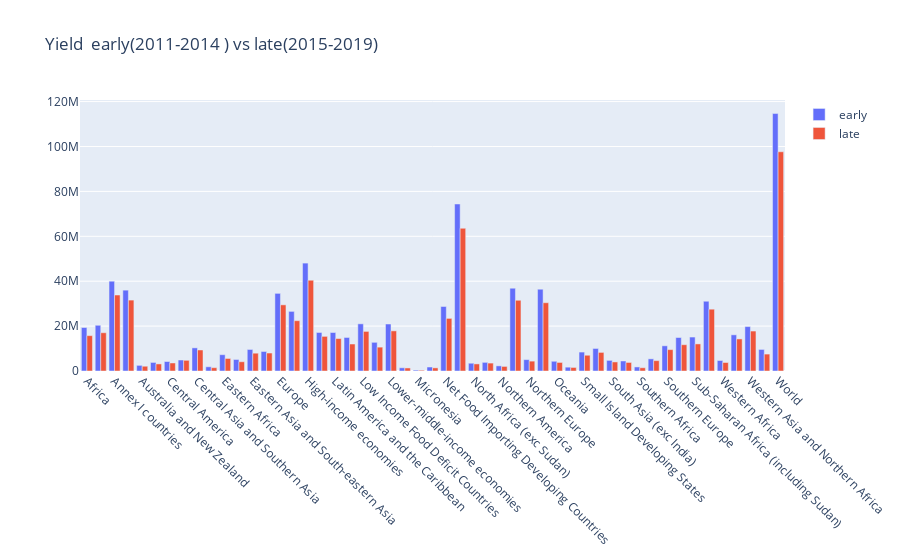
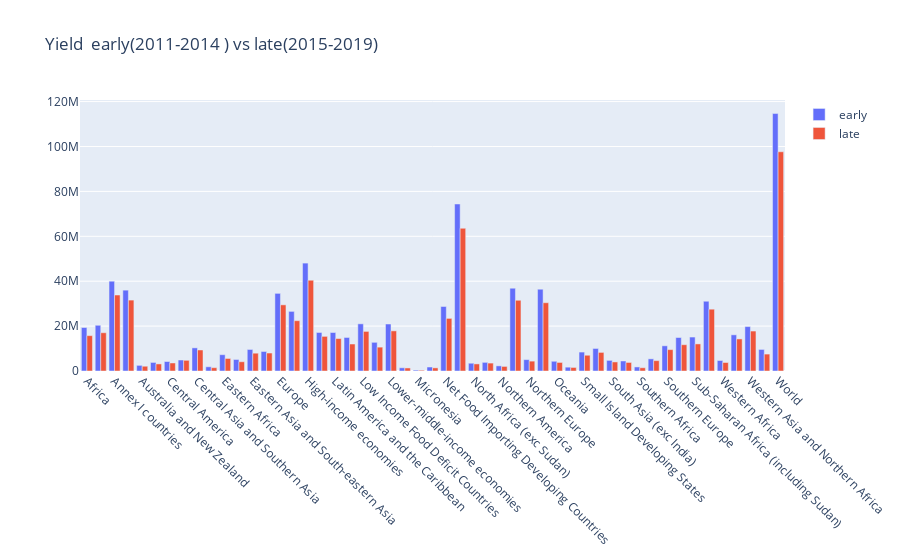

The notebook cell these images were saved under, in order:
### Code cell
import plotly.graph_objects as go
regions=df_crop_reg_early_late_r['region']
early = df_crop_reg_early_late_r['yield_early']
late =df_crop_reg_early_late_r['yield_late']
fig = go.Figure(data=[
    go.Bar(name='early', x=regions, y=early),
    go.Bar(name='late', x=regions, y=late)
])
# Change the bar mode
fig.update_layout(barmode='group', xaxis_tickangle = 45, title = 'Yield  early(2011-2014 ) vs late(2015-2019)' )
fig.show()

### Figure 1 — Plotly figure (JSON) as saved in the notebook; plotly's stock layout.template omitted (floating-point values rounded to 4 significant figures)
{"data": [{"name": "early", "type": "bar", "x": ["Africa", "Americas", "Annex I countries", "Asia", "Australia and New Zealand", "Caribbean", "Central America", "Central Asia", "Central Asia and Southern Asia", "East Asia (exc China)", "Eastern Africa", "Eastern Asia", "Eastern Asia and South-eastern Asia", "Eastern Europe", "Europe", "European Union", "High-income economies", "Land Locked Developing Countries", "Latin America and the Caribbean", "Least Developed Countries", "Low Income Food Deficit Countries", "Low income economies", "Lower-middle-income economies", "Melanesia", "Micronesia", "Middle Africa", "Net Food Importing Developing Countries", "Non-Annex I countries", "North Africa (exc Sudan)", "Northern Africa", "Northern America", "Northern America and Europe", "Northern Europe", "OECD", "Oceania", "Oceania excluding Australia and New Zealand", "Small Island Developing States", "South America", "South Asia (exc India)", "South-Eastern Asia", "Southern Africa", "Southern Asia", "Southern Europe", "Sub-Saharan Africa", "Sub-Saharan Africa (including Sudan)", "Upper-middle-income economies", "Western Africa", "Western Asia", "Western Asia and Northern Africa", "Western Europe", "World"], "y": [19369713, 20367009, 39990228, 36014087, 2507117, 3816692, 4226479, 4894283, 10307088, 1873050, 7262080, 5135306, 9592944, 8693174, 34587828, 26550248, 48059292, 17159184, 17149747, 14939847, 21015373, 12772770, 20930327, 1429922, 398137, 1770831, 28732497, 74391179, 3461637, 3846947, 2284215, 36872043, 5069206, 36425842, 4335176, 1705145, 8431222, 10039623, 4728734, 4457638, 1808043, 5412805, 11220860, 14919247, 15126312, 31073699, 4681812, 16114055, 19782757, 9604588, 114673813]}, {"name": "late", "type": "bar", "x": ["Africa", "Americas", "Annex I countries", "Asia", "Australia and New Zealand", "Caribbean", "Central America", "Central Asia", "Central Asia and Southern Asia", "East Asia (exc China)", "Eastern Africa", "Eastern Asia", "Eastern Asia and South-eastern Asia", "Eastern Europe", "Europe", "European Union", "High-income economies", "Land Locked Developing Countries", "Latin America and the Caribbean", "Least Developed Countries", "Low Income Food Deficit Countries", "Low income economies", "Lower-middle-income economies", "Melanesia", "Micronesia", "Middle Africa", "Net Food Importing Developing Countries", "Non-Annex I countries", "North Africa (exc Sudan)", "Northern Africa", "Northern America", "Northern America and Europe", "Northern Europe", "OECD", "Oceania", "Oceania excluding Australia and New Zealand", "Small Island Developing States", "South America", "South Asia (exc India)", "South-Eastern Asia", "Southern Africa", "Southern Asia", "Southern Europe", "Sub-Saharan Africa", "Sub-Saharan Africa (including Sudan)", "Upper-middle-income economies", "Western Africa", "Western Asia", "Western Asia and Northern Africa", "Western Europe", "World"], "y": [15745788, 17045670, 33843079, 31583382, 2123360, 3147925, 3573975, 4758287, 9366201, 1472181, 5587399, 4124649, 7932068, 8004663, 29464741, 22410938, 40424591, 15428735, 14450166, 12019649, 17634324, 10626851, 17878061, 1352055, 335299, 1393781, 23434551, 63569059, 3152066, 3529905, 2038444, 31503185, 4397399, 30414595, 3810714, 1581211, 7022061, 8285326, 4035247, 3807419, 1448636, 4607914, 9527986, 11710138, 12067805, 27531672, 3786067, 14285113, 17794846, 7534693, 97650295]}], "layout": {"barmode": "group", "title": {"text": "Yield  early(2011-2014 ) vs late(2015-2019)"}, "xaxis": {"tickangle": 45}}}

### Figure 2 — Plotly figure (JSON) as saved in the notebook; plotly's stock layout.template omitted (floating-point values rounded to 4 significant figures)
{"data": [{"name": "early", "type": "bar", "x": ["Africa", "Americas", "Annex I countries", "Asia", "Australia and New Zealand", "Caribbean", "Central America", "Central Asia", "Central Asia and Southern Asia", "East Asia (exc China)", "Eastern Africa", "Eastern Asia", "Eastern Asia and South-eastern Asia", "Eastern Europe", "Europe", "European Union", "High-income economies", "Land Locked Developing Countries", "Latin America and the Caribbean", "Least Developed Countries", "Low Income Food Deficit Countries", "Low income economies", "Lower-middle-income economies", "Melanesia", "Micronesia", "Middle Africa", "Net Food Importing Developing Countries", "Non-Annex I countries", "North Africa (exc Sudan)", "Northern Africa", "Northern America", "Northern America and Europe", "Northern Europe", "OECD", "Oceania", "Oceania excluding Australia and New Zealand", "Small Island Developing States", "South America", "South Asia (exc India)", "South-Eastern Asia", "Southern Africa", "Southern Asia", "Southern Europe", "Sub-Saharan Africa", "Sub-Saharan Africa (including Sudan)", "Upper-middle-income economies", "Western Africa", "Western Asia", "Western Asia and Northern Africa", "Western Europe", "World"], "y": [19369713, 20367009, 39990228, 36014087, 2507117, 3816692, 4226479, 4894283, 10307088, 1873050, 7262080, 5135306, 9592944, 8693174, 34587828, 26550248, 48059292, 17159184, 17149747, 14939847, 21015373, 12772770, 20930327, 1429922, 398137, 1770831, 28732497, 74391179, 3461637, 3846947, 2284215, 36872043, 5069206, 36425842, 4335176, 1705145, 8431222, 10039623, 4728734, 4457638, 1808043, 5412805, 11220860, 14919247, 15126312, 31073699, 4681812, 16114055, 19782757, 9604588, 114673813]}, {"name": "late", "type": "bar", "x": ["Africa", "Americas", "Annex I countries", "Asia", "Australia and New Zealand", "Caribbean", "Central America", "Central Asia", "Central Asia and Southern Asia", "East Asia (exc China)", "Eastern Africa", "Eastern Asia", "Eastern Asia and South-eastern Asia", "Eastern Europe", "Europe", "European Union", "High-income economies", "Land Locked Developing Countries", "Latin America and the Caribbean", "Least Developed Countries", "Low Income Food Deficit Countries", "Low income economies", "Lower-middle-income economies", "Melanesia", "Micronesia", "Middle Africa", "Net Food Importing Developing Countries", "Non-Annex I countries", "North Africa (exc Sudan)", "Northern Africa", "Northern America", "Northern America and Europe", "Northern Europe", "OECD", "Oceania", "Oceania excluding Australia and New Zealand", "Small Island Developing States", "South America", "South Asia (exc India)", "South-Eastern Asia", "Southern Africa", "Southern Asia", "Southern Europe", "Sub-Saharan Africa", "Sub-Saharan Africa (including Sudan)", "Upper-middle-income economies", "Western Africa", "Western Asia", "Western Asia and Northern Africa", "Western Europe", "World"], "y": [15745788, 17045670, 33843079, 31583382, 2123360, 3147925, 3573975, 4758287, 9366201, 1472181, 5587399, 4124649, 7932068, 8004663, 29464741, 22410938, 40424591, 15428735, 14450166, 12019649, 17634324, 10626851, 17878061, 1352055, 335299, 1393781, 23434551, 63569059, 3152066, 3529905, 2038444, 31503185, 4397399, 30414595, 3810714, 1581211, 7022061, 8285326, 4035247, 3807419, 1448636, 4607914, 9527986, 11710138, 12067805, 27531672, 3786067, 14285113, 17794846, 7534693, 97650295]}], "layout": {"barmode": "group", "title": {"text": "Yield  early(2011-2014 ) vs late(2015-2019)"}, "xaxis": {"tickangle": 45}}}
